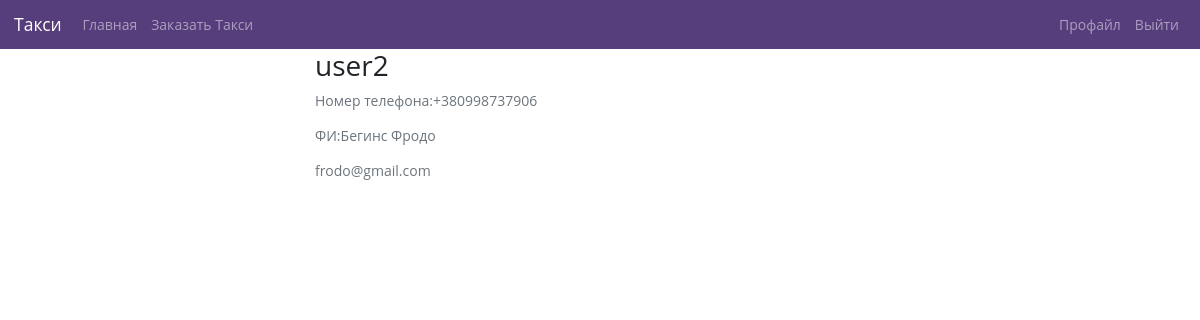
Page /accounts/profile/ (signed in) on the earlier database version.
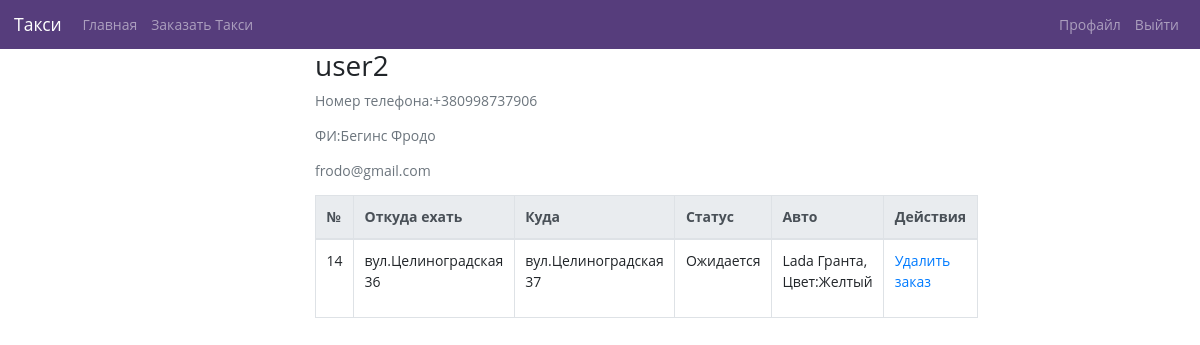
Same page on the later database version.
### taxi/models.py (models this page shows, shortened)
class Order(models.Model):
	client = models.OneToOneField(Client,on_delete=models.CASCADE,null=True,blank=True)
	driver = models.OneToOneField(Driver,on_delete=models.CASCADE,null=True,blank=True)
	place_from = models.CharField(max_length=150)
	status = models.ForeignKey(Status,on_delete=models.CASCADE,null=True,blank=True,default=1)
	place_to = models.CharField(max_length=150)
	slug = models.SlugField(max_length=50,unique=True, blank=True)
	def get_delete_url(self):
		return reverse('order_delete_url', kwargs={'slug':self.slug})

class Status(models.Model):
	title = models.CharField(max_length=150,unique=True)
	def __str__(self):
		return self.title

class Driver(models.Model):
	user = models.OneToOneField(MyUser,on_delete=models.CASCADE)
	car = models.OneToOneField(Car,on_delete=models.CASCADE)
	slug = models.SlugField(max_length=50,unique=True, blank=True)

class Car(models.Model):
	mark = models.CharField(max_length=150)
	state = models.ForeignKey(State,on_delete=models.CASCADE)
	colour = models.ForeignKey(Colour,on_delete=models.CASCADE)
	def __str__(self):
		return self.mark

class Colour(models.Model):
	title = models.CharField(max_length=150)
	def __str__(self):
		return self.title

### taxi/views.py (the view)
# urls.py: path('accounts/profile/', profile, name='profile'),
def profile(request):
    order = ''
    if hasattr(request.user.myuser,'client'):
        order = Order.objects.filter(client=request.user.myuser.client)
    if hasattr(request.user.myuser,'driver'):
        order = Order.objects.filter(driver=request.user.myuser.driver)
    return render(request, 'taxi/profile.html',context={
        'order':order,
        })

### taxi/templates/taxi/profile.html (shortened to what this page needs)
{% extends "taxi/base_blog.html" %}
{% load crispy_forms_tags %}
{% block content %}
    <div class="content-section">
      <div class="media">
        <div class="media-body">
          <h2 class="account-heading">{{ user.username }}</h2>
          <p class="text-secondary">Номер телефона:{{ user.myuser.phonenumber }}</p>
          <p class="text-secondary">ФИ:{{ user.last_name }} {{ user.first_name }} </p>
          <p class="text-secondary">{{ user.email }}</p>
          {% if request.user.myuser.client %}
            {% for i in order %}
                <table class="table table-bordered tablesorter">
        <thead class="thead-light">
        <tr>
            <th scope="col">№</th>
            <th scope="col">Откуда ехать</th>
            <th scope="col">Куда</th>
            <th scope="col">Статус</th>
            <th scope="col">Авто</th>
            <th scope="col">Действия</th>
        </tr>
        </thead>
        <tbody>
        {% for i in order %}
        <tr class="search">
            <td scope="col">{{ i.id }}</td>
            <td scope="col">{{ i.place_from }}</td>
            <td scope="col">{{i.place_to}}</td>
            <td scope="col">{{i.status}}</td>
            <td scope='col'>{% if i.driver %}
                 <p>{{ i.driver.car }}, Цвет:{{ i.driver.car.colour }}
                  {% else %}
                  -
              {% endif %}
            </td>
            <td scope="col"><a href="{{ i.get_delete_url }}">Удалить заказ</a></td>
        </tr>
        {% endfor %}
        </tbody>
    </table>
            {% endfor %}
          {% endif %}
        </div>
      </div>
    </div>
{% endblock content %}

Differences in the rows shown:
added Order: id "14", place_from "вул.Целиноградская 36", place_to "вул.Целиноградская 37", status "Ожидается", driver.car "Lada Гранта", driver.car.colour "Желтый"
